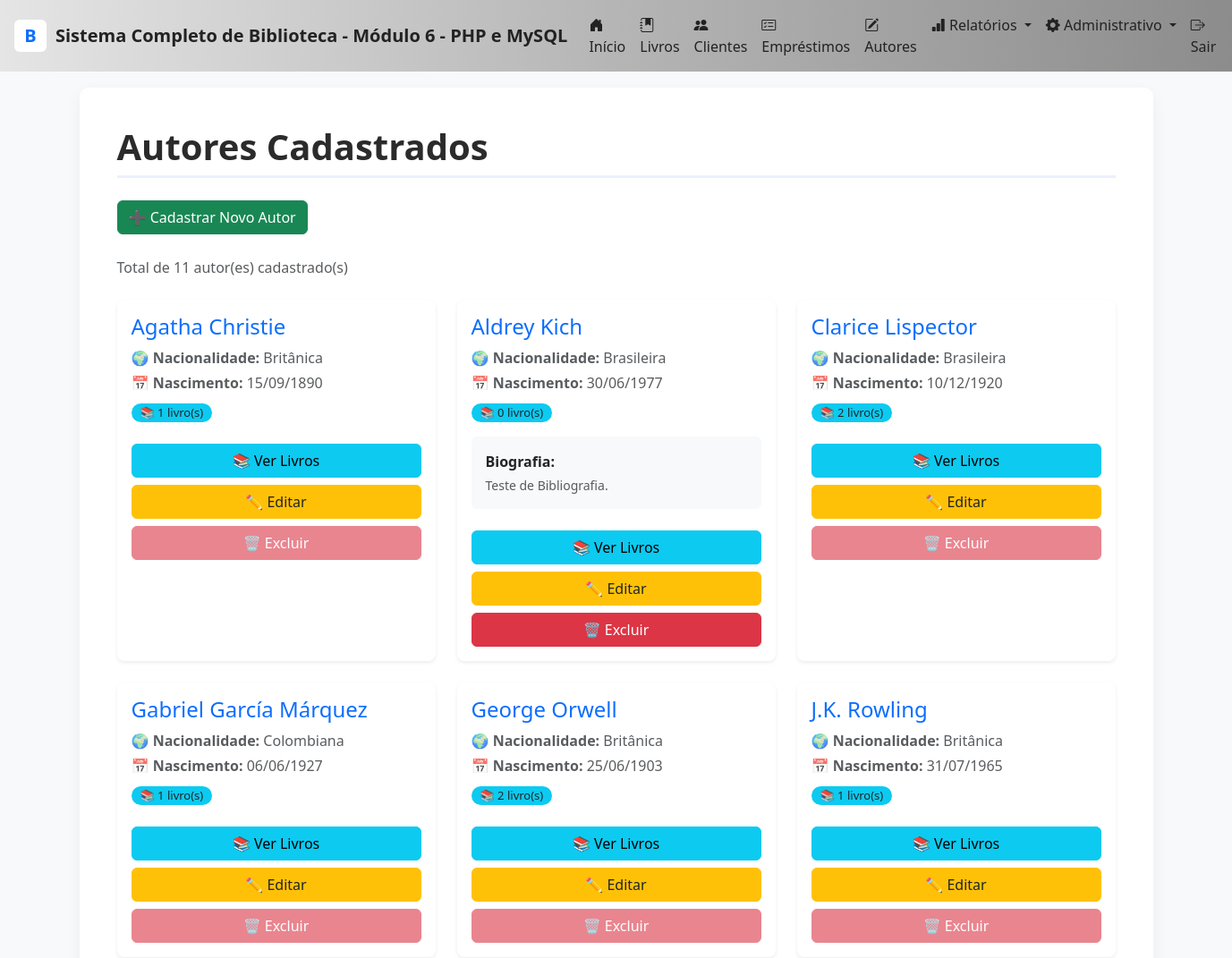
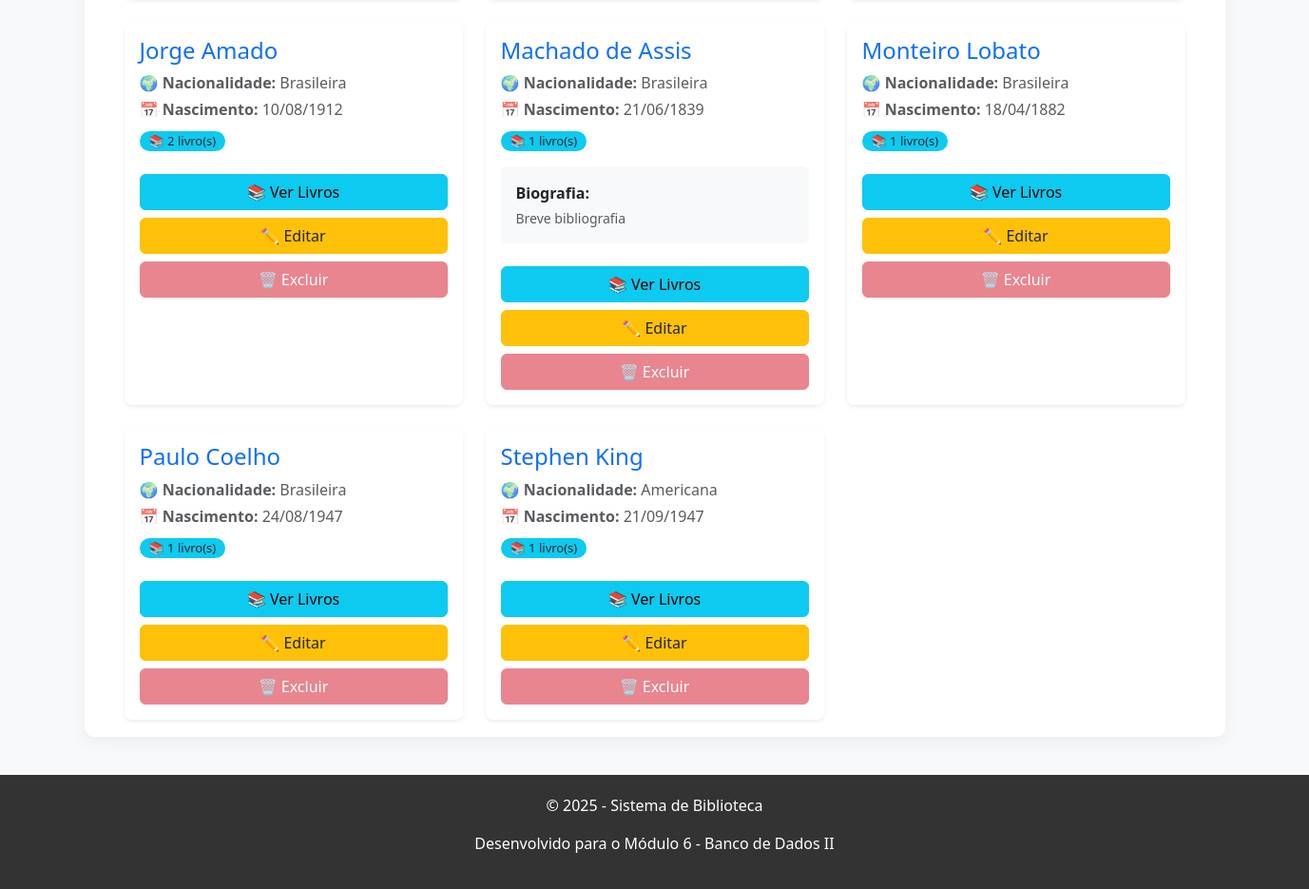
/autores.php (signed in), run on the app's committed database (2 pictures, top to bottom).
### tables this page shows
CREATE TABLE `autores` (
  `id` int NOT NULL AUTO_INCREMENT,
  `nome` varchar(150) NOT NULL,
  `nacionalidade` varchar(50) DEFAULT NULL,
  `data_nascimento` date DEFAULT NULL,
  `biografia` text,
  `created_at` timestamp NOT NULL DEFAULT CURRENT_TIMESTAMP,
  `updated_at` timestamp NOT NULL DEFAULT CURRENT_TIMESTAMP ON UPDATE CURRENT_TIMESTAMP,
  PRIMARY KEY (`id`)
);

### includes/funcoes.php (called while the page is built, shortened)
<?php
function formatarData(string $data): string {
    return date('d/m/Y', strtotime($data));
}
function resumirTexto(string $texto, int $limite = 100, string $complemento = '...'): string {
    if (strlen($texto) <= $limite) {
        return $texto;
    }
    return substr($texto, 0, $limite) . $complemento;
}

### autores.php (the view, shortened to what this page needs)
<?php
require_once __DIR__ . '/includes/funcoes.php';
require_once __DIR__ . '/includes/header.php';
$db = Database::getInstance();
$pdo = $db->getConnection();
try {
    $sql = "
        SELECT
            a.*,
            COUNT(l.id) AS total_livros
        FROM autores a
        LEFT JOIN livros l ON a.id = l.autor_id
        GROUP BY a.id
        ORDER BY a.nome
    ";
    $stmt = $pdo->query($sql);
    $autores = $stmt->fetchAll();
?>
<div class="container mt-4">
    <h1>Autores Cadastrados</h1>
    <div style="margin-bottom: 25px;">
    <a href="autor_novo.php" class="btn btn-success">
         ➕ Cadastrar Novo Autor
    </a>
    </div>
    <?php if (count($autores) > 0): ?>
        <p class="text-muted mb-4">
            Total de <?= count($autores) ?> autor(es) cadastrado(s)
        </p>
        <div class="row g-4">
        <?php foreach ($autores as $autor): ?>
            <div class="col-md-6 col-lg-4">
                <div class="card shadow-sm border-0 rounded-3 h-100">
                    <div class="card-body">
                        <h4 class="card-title text-primary mb-2">
                            <?= htmlspecialchars($autor['nome']) ?>
                        </h4>
                        <?php if ($autor['nacionalidade']): ?>
                            <p class="mb-1 text-muted">
                                <strong>🌍 Nacionalidade:</strong>
                                <?= htmlspecialchars($autor['nacionalidade']) ?>
                            </p>
                        <?php endif; ?>
                        <?php if ($autor['data_nascimento']): ?>
                            <p class="mb-1 text-muted">
                                <strong>📅 Nascimento:</strong>
                                <?= formatarData($autor['data_nascimento']) ?>
                            </p>
                        <?php endif; ?>
                        <p class="mt-2">
                            <span class="badge bg-info text-dark">
                                📚 <?= $autor['total_livros'] ?> livro(s)
                            </span>
                        </p>
                        <?php if ($autor['biografia']): ?>
                        <div class="bg-light p-3 rounded mt-3">
                            <strong>Biografia:</strong>
                            <p class="small text-muted mt-1 mb-0">
                                <?= resumirTexto($autor['biografia'], 150) ?>
                            </p>
                        </div>
                        <?php endif; ?>
                        <div class="d-flex flex-column gap-2 mt-4">
                            <a href="autor_livros.php?id=<?= $autor['id'] ?>"
                               class="btn btn-info w-100">
                                📚 Ver Livros
                            </a>
                            <a href="autor_editar.php?id=<?= $autor['id'] ?>"
                               class="btn btn-warning text-dark w-100">
                                ✏️ Editar
                            </a>
                            <?php if ($autor['total_livros'] == 0): ?>
                                <a href="autor_excluir.php?id=<?= $autor['id'] ?>"
                                   class="btn btn-danger w-100"
                                   onclick="return confirm('Excluir o autor <?= htmlspecialchars($autor['nome']) ?>?')">
                                    🗑️ Excluir
                                </a>
                            <?php else: ?>
                                <button class="btn btn-danger w-100" disabled
                                        title="Não é possível excluir autor com livros cadastrados"
                                        style="opacity: .6; cursor: not-allowed;">
                                    🗑️ Excluir
                                </button>
                            <?php endif; ?>
                        </div>
                    </div>
                </div>
            </div>
        <?php endforeach; ?>
        </div>
    <?php endif; ?>
</div>
<?php
} catch (PDOException $e) {
    exibirMensagem('erro', 'Erro ao carregar autores: ' . $e->getMessage());
}
require_once 'includes/footer.php';
?>

### includes/header.php (style rules this page uses)
body { background:#f8f9fa; font-family: "Segoe UI", Tahoma, sans-serif; }
h1 { color:#667eea; border-bottom:3px solid rgba(102,126,234,0.12); padding-bottom:8px; margin-bottom:18px; }

### autores.php (style rules this page uses)
h1 { color: #2b2b2b; font-weight: 600; margin-bottom: 25px; }
.badge { padding: 4px 10px; border-radius: 20px; font-size: 13px; font-weight: 500; }

### data on the page
autores: nome "Agatha Christie", nacionalidade "Britânica", data_nascimento "15/09/1890", total_livros "1", shows "🗑️ Excluir"
autores: nome "Aldrey Kich", nacionalidade "Brasileira", data_nascimento "30/06/1977", total_livros "0", biografia "Teste de Bibliografia."
autores: nome "Clarice Lispector", nacionalidade "Brasileira", data_nascimento "10/12/1920", total_livros "2", shows "🗑️ Excluir"
autores: nome "Gabriel García Márquez", nacionalidade "Colombiana", data_nascimento "06/06/1927", total_livros "1", shows "🗑️ Excluir"
autores: nome "George Orwell", nacionalidade "Britânica", data_nascimento "25/06/1903", total_livros "2", shows "🗑️ Excluir"
autores: nome "J.K. Rowling", nacionalidade "Britânica", data_nascimento "31/07/1965", total_livros "1", shows "🗑️ Excluir"
autores: nome "Jorge Amado", nacionalidade "Brasileira", data_nascimento "10/08/1912", total_livros "2", shows "🗑️ Excluir"
autores: nome "Machado de Assis", nacionalidade "Brasileira", data_nascimento "21/06/1839", total_livros "1", biografia "Breve bibliografia", shows "🗑️ Excluir"
autores: nome "Monteiro Lobato", nacionalidade "Brasileira", data_nascimento "18/04/1882", total_livros "1", shows "🗑️ Excluir"
autores: nome "Paulo Coelho", nacionalidade "Brasileira", data_nascimento "24/08/1947", total_livros "1", shows "🗑️ Excluir"
autores: nome "Stephen King", nacionalidade "Americana", data_nascimento "21/09/1947", total_livros "1", shows "🗑️ Excluir"

### other printed values
NOME_BIBLIOTECA "Sistema Completo de Biblioteca - Módulo 6 - PHP e MySQL"
count($autores) "11"
